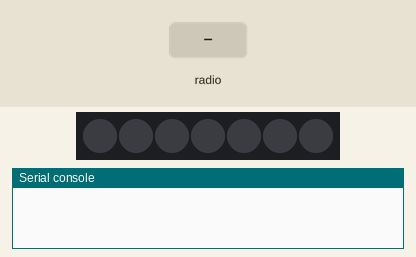
The program below on a simulated BBC micro:bit running MicroPython. Shown: 7 RGB LEDs in strip order, left to right, the last lines printed to the serial console. Inputs (shaded band) come from the test bench.

Above: at 1.2 s.
1.3 s: radio message "face up" arrives
At 1.32 s:
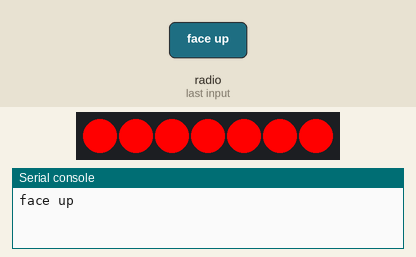
2.8 s: radio message "left" arrives
At 2.85 s:
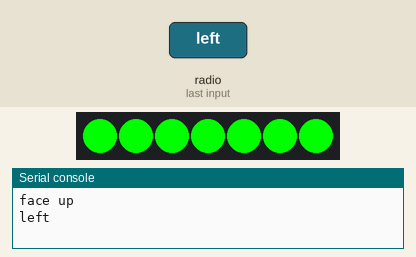
4.3 s: radio message "right" arrives
At 4.32 s:
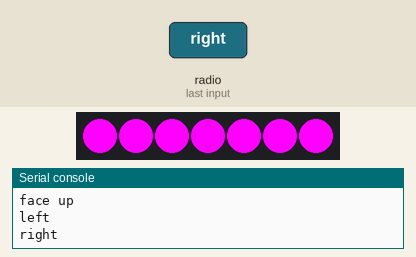
5.8 s: radio message "up" arrives
At 5.85 s:
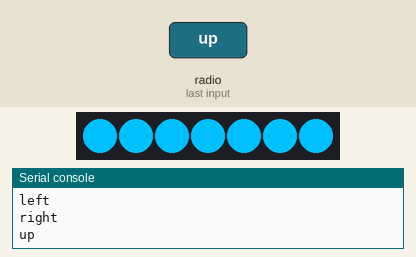
7.3 s: radio message "shake" arrives
At 7.9 s:
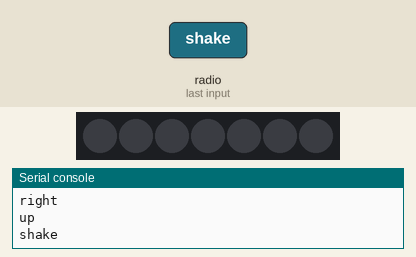
8.8 s: radio message "down" arrives
At 8.85 s:
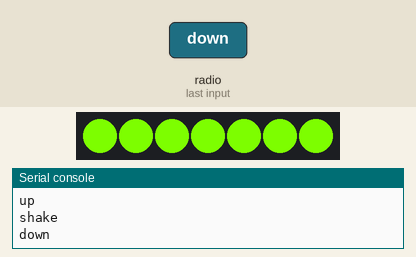
Timing chart, 0 to 11.3 s (numbered marks = the images above; inputs shaded):
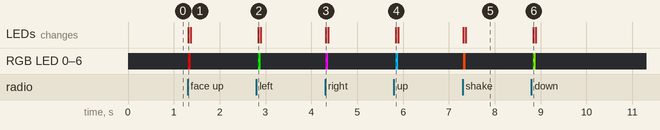

Measured:
- after the input at 1.3 s, RGB LED 0–6: off → RGB(255, 0, 0) at once, → off 0.05 s later; the LEDs: change at once (image 1)
- after the input at 2.8 s, RGB LED 0–6: off → RGB(0, 255, 0) at once, → off 0.05 s later; the LEDs: change at once (image 2)
- after the input at 4.3 s, RGB LED 0–6: off → RGB(255, 0, 255) at once, → off 0.05 s later; the LEDs: change at once (image 3)
- after the input at 5.8 s, RGB LED 0–6: off → RGB(0, 191, 255) at once, → off 0.05 s later; the LEDs: change at once (image 4)
- after the input at 7.3 s, RGB LED 0–6: off → RGB(255, 69, 0) at once, → off 0.05 s later; the LEDs: first change at once (image 5 shows a later state)
- after the input at 8.8 s, RGB LED 0–6: off → RGB(124, 252, 0) at once, → off 0.05 s later; the LEDs: change at once (image 6)

The program:

pumpkin.py
```python
import radio
import random
from microbit import *
from microbit import sleep
import neopixel

np = neopixel.NeoPixel(pin0, 7)

# The radio won't work unless it's switched on.
radio.on()

# Event loop.
while True:
    incoming = radio.receive()
    #sleep(100)
    #incoming = str(incoming)
    #sensor = sensor.split(sep=',')
    if incoming == "face up":
        print("face up")
        for i in range(7):
            np[i] = (255,0,0)
            np.show()
        sleep(50)
    elif incoming == "shake":
        print("shake")
        for i in range(7):
            np[i] = (255,69,0)
            np.show()
        sleep(50)
    elif incoming == "left":
        print("left")
        for i in range(7):
            np[i] = (0,255,0)
            np.show()
        sleep(50)
    elif incoming == "right":
        print("right")
        for i in range(7):
            np[i] = (255,0,255)
            np.show()
        sleep(50)
    elif incoming == "up":
        print("up")
        for i in range(7):
            np[i] = (0,191,255)
            np.show()
        sleep(50)
    elif incoming == "down":
        print("down")
        for i in range(7):
            np[i] = (124,252,0)
            np.show()
        sleep(50)
    else:
        for i in range(7):
            np[i] = (0,0,0)
            np.show()
        sleep(50)

    #if incoming == 'flash':
    #    print("Hello")
```
